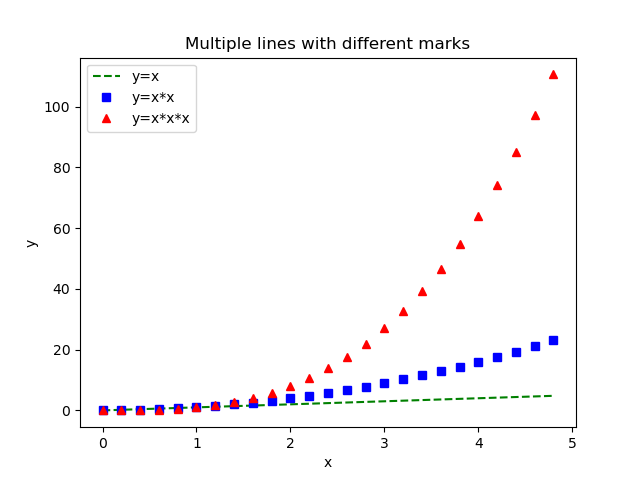

This figure's Python source:
import numpy as np
import matplotlib.pyplot as plt

# Sampled time at 200ms intervals
t = np.arange(0., 5., 0.2)

# green dashes, blue squares and red triangles
plt.plot(t, t, 'g--', label='y=x')
plt.plot(t, t**2, 'bs', label='y=x*x')
plt.plot(t, t**3, 'r^', label='y=x*x*x')
plt.xlabel("x")
plt.ylabel("y")
plt.title("Multiple lines with different marks")
plt.legend()
plt.show()
